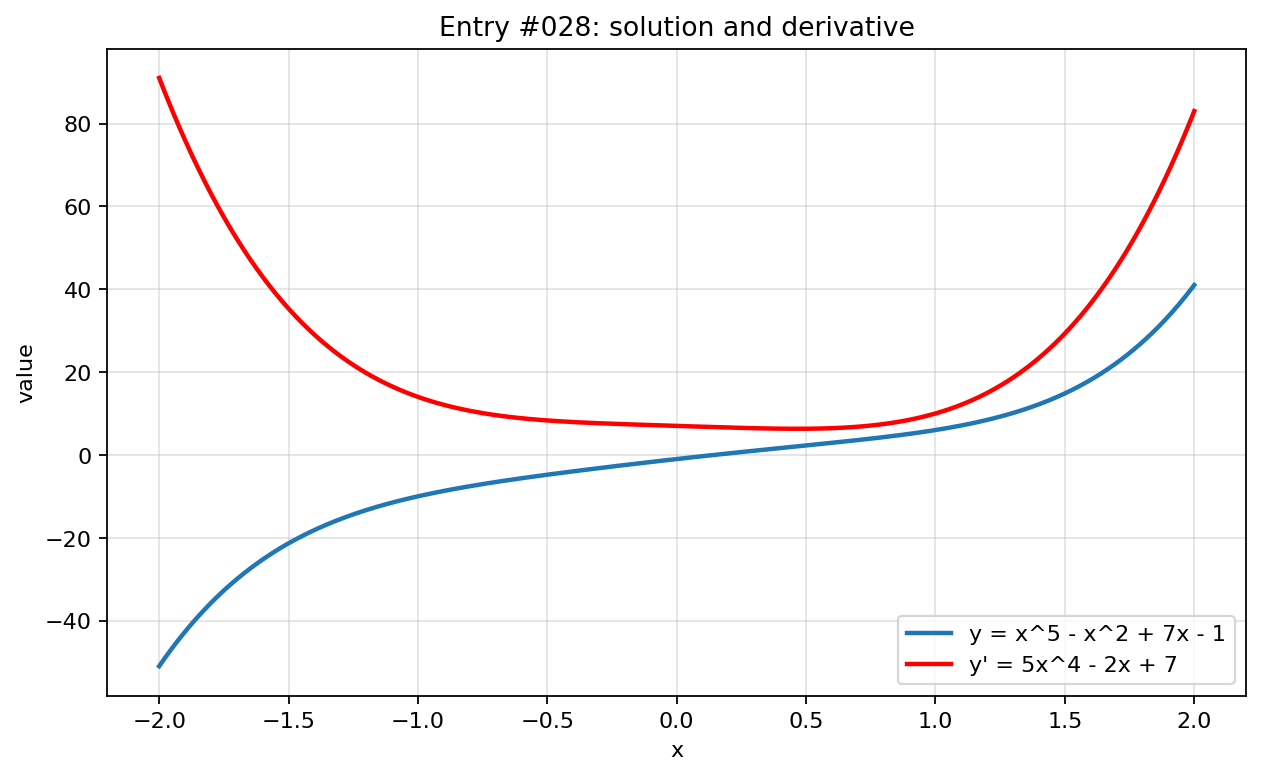

Here is the Python script that generated this plot:
import numpy as np
import matplotlib.pyplot as plt

x = np.linspace(-2, 2, 800)

with np.errstate(divide="ignore", invalid="ignore", over="ignore"):
    y = x**5 - x**2 + 7*x - 1
    y_prime = 5*x**4 - 2*x + 7

plt.figure(figsize=(8, 5))
plt.plot(x, y, label="y = x^5 - x^2 + 7x - 1", linewidth=2)
plt.plot(x, y_prime, label="y' = 5x^4 - 2x + 7", linewidth=2, color="red")
plt.title("Entry #028: solution and derivative")
plt.xlabel("x")
plt.ylabel("value")
plt.grid(True, alpha=0.35)
plt.legend()
plt.tight_layout()
plt.show()
